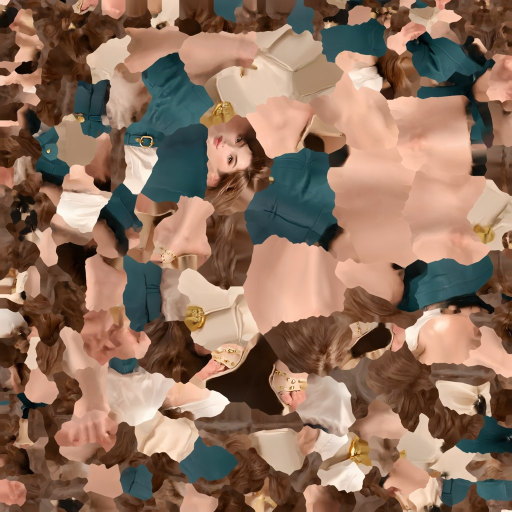
#> input picture art/heroine_v2/heroine_01/tex/fashion_model_3d_model_basecolor.jpg, 1024 x 1024 px (shown at 1/2 size)
$ python -i pack_art.py   (imports and definitions only)
#> lines starting #> are read from the running program, lines starting #| are printed output that depends on the picture
"""把美术交付的 GLB 处理成网页用的版本：
1. 去掉内嵌图片（贴图改为单独 jpg 加载，手机微信浏览器解码内嵌图片会报错）；
2. 压缩二进制数据，去掉图片占用的空间；
3. 另存一份 gzip 版（.glb.gz），网页用 DecompressionStream 解压，体积约 1/4。
用法：python3 tools/pack_art.py <美术仓库的 GLB> <输出目录> [--mobile 1024]
  不加 --mobile：tex/ 下原样导出贴图；加 --mobile N：tex/ 为手机版（缩到 N），tex2k/ 为原尺寸高清版，全部转 JPEG。"""
import json, struct, sys, os, gzip, io

def read(p):
    b = open(p, 'rb').read(); assert b[:4] == b'glTF'; off = 12; J = BIN = None
    while off < len(b):
        ln, ty = struct.unpack('<II', b[off:off + 8]); ch = b[off + 8:off + 8 + ln]; off += 8 + ln
        if ty == 0x4E4F534A: J = json.loads(ch)
        elif ty == 0x004E4942: BIN = ch
    return J, BIN

def write(J, BIN):
    js = json.dumps(J, separators=(',', ':')).encode(); js += b' ' * ((4 - len(js) % 4) % 4); BIN += b'\0' * ((4 - len(BIN) % 4) % 4)
    total = 12 + 8 + len(js) + 8 + len(BIN)
    return struct.pack('<III', 0x46546C67, 2, total) + struct.pack('<II', len(js), 0x4E4F534A) + js + struct.pack('<II', len(BIN), 0x004E4942) + BIN

def pack(src, out_dir, mobile=0):
    J, BIN = read(src); name = os.path.splitext(os.path.basename(src))[0]
    os.makedirs(os.path.join(out_dir, 'tex'), exist_ok=True)
    img_views = set(); alpha_imgs = set()
    for im in J.get('images', []):
        bv = J['bufferViews'][im['bufferView']]; img_views.add(im['bufferView'])
        data = BIN[bv.get('byteOffset', 0):bv.get('byteOffset', 0) + bv['byteLength']]
        if not mobile: open(os.path.join(out_dir, 'tex', im['name'] + '.jpg'), 'wb').write(data); continue
        from PIL import Image
        src_img = Image.open(io.BytesIO(data)); q = 92 if 'normal' in im['name'] else 85
        os.makedirs(os.path.join(out_dir, 'tex2k'), exist_ok=True)
        # 2026-10-27：带透明的贴图（套件图集的树叶 / 花瓣区）存 PNG，JPEG 会把透明丢掉，镂空的叶片变成方块
        if src_img.mode in ('RGBA', 'LA') and src_img.getchannel('A').getextrema()[0] < 250:
            alpha_imgs.add(im['name']); img = src_img.convert('RGBA')
            img.save(os.path.join(out_dir, 'tex2k', im['name'] + '.png'), optimize=True)
            small = img.resize((mobile, mobile), Image.LANCZOS) if img.width > mobile else img
            small.save(os.path.join(out_dir, 'tex', im['name'] + '.png'), optimize=True); continue
        img = src_img.convert('RGB')
        if im.get('mimeType') == 'image/jpeg': open(os.path.join(out_dir, 'tex2k', im['name'] + '.jpg'), 'wb').write(data)
        else: img.save(os.path.join(out_dir, 'tex2k', im['name'] + '.jpg'), quality=q, optimize=True)
        small = img.resize((mobile, mobile), Image.LANCZOS) if img.width > mobile else img
        small.save(os.path.join(out_dir, 'tex', im['name'] + '.jpg'), quality=q, optimize=True)
    # 材质只保留名字和参数，贴图引用去掉（运行时按「材质 → 图片名」从 tex/ 加载），图片名写进 extras 方便查
    for m in J.get('materials', []):
        ex = m.setdefault('extras', {})
        pbr = m.get('pbrMetallicRoughness', {})
        for key, holder in [('baseColorTexture', pbr), ('metallicRoughnessTexture', pbr), ('normalTexture', m), ('occlusionTexture', m), ('emissiveTexture', m)]:
            if key in holder:
                ex[key] = J['images'][J['textures'][holder[key]['index']]['source']]['name']
                if ex[key] in alpha_imgs: ex[key + 'Ext'] = 'png'
                if key == 'occlusionTexture' and 'strength' in holder[key]: ex['aoStrength'] = holder[key]['strength']
                del holder[key]
    for k in ('images', 'textures', 'samplers'): J.pop(k, None)
    # 重新排列 bufferView，去掉图片数据
    new_views, remap, nb = [], {}, bytearray()
    for i, bv in enumerate(J['bufferViews']):
        if i in img_views: continue
        data = BIN[bv.get('byteOffset', 0):bv.get('byteOffset', 0) + bv['byteLength']]
        while len(nb) % 4: nb += b'\0'
        nv = dict(bv); nv['byteOffset'] = len(nb); nb += data; remap[i] = len(new_views); new_views.append(nv)
    for ac in J['accessors']:
        if 'bufferView' in ac: ac['bufferView'] = remap[ac['bufferView']]
        sp = ac.get('sparse')
        if sp: sp['indices']['bufferView'] = remap[sp['indices']['bufferView']]; sp['values']['bufferView'] = remap[sp['values']['bufferView']]
    J['bufferViews'] = new_views; J['buffers'] = [{'byteLength': len(nb)}]
    glb = write(J, bytes(nb))
    open(os.path.join(out_dir, name + '.glb'), 'wb').write(glb)
    open(os.path.join(out_dir, name + '.glb.gz'), 'wb').write(gzip.compress(glb, 9, mtime=0))
    print(name, '原始', os.path.getsize(src), '→ 去图', len(glb), '→ gzip', os.path.getsize(os.path.join(out_dir, name + '.glb.gz')))

# [3 lines not run here, left out]

>>> import cv2
>>> picture = cv2.imread('../art/heroine_v2/heroine_01/tex/fashion_model_3d_model_basecolor.jpg', cv2.IMREAD_GRAYSCALE)
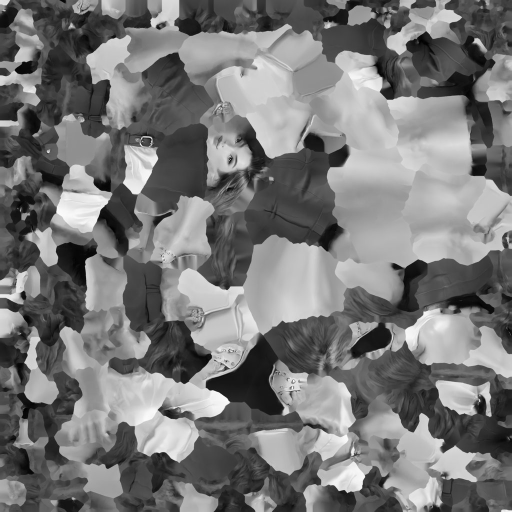
#> picture: shape (1024, 1024) (shown at 1/2 size); min 0, max 255, mean 119.3
>>> result = pack(picture, 'out.png')
#> (the run stopped early here; a loop or call above may not have finished)
